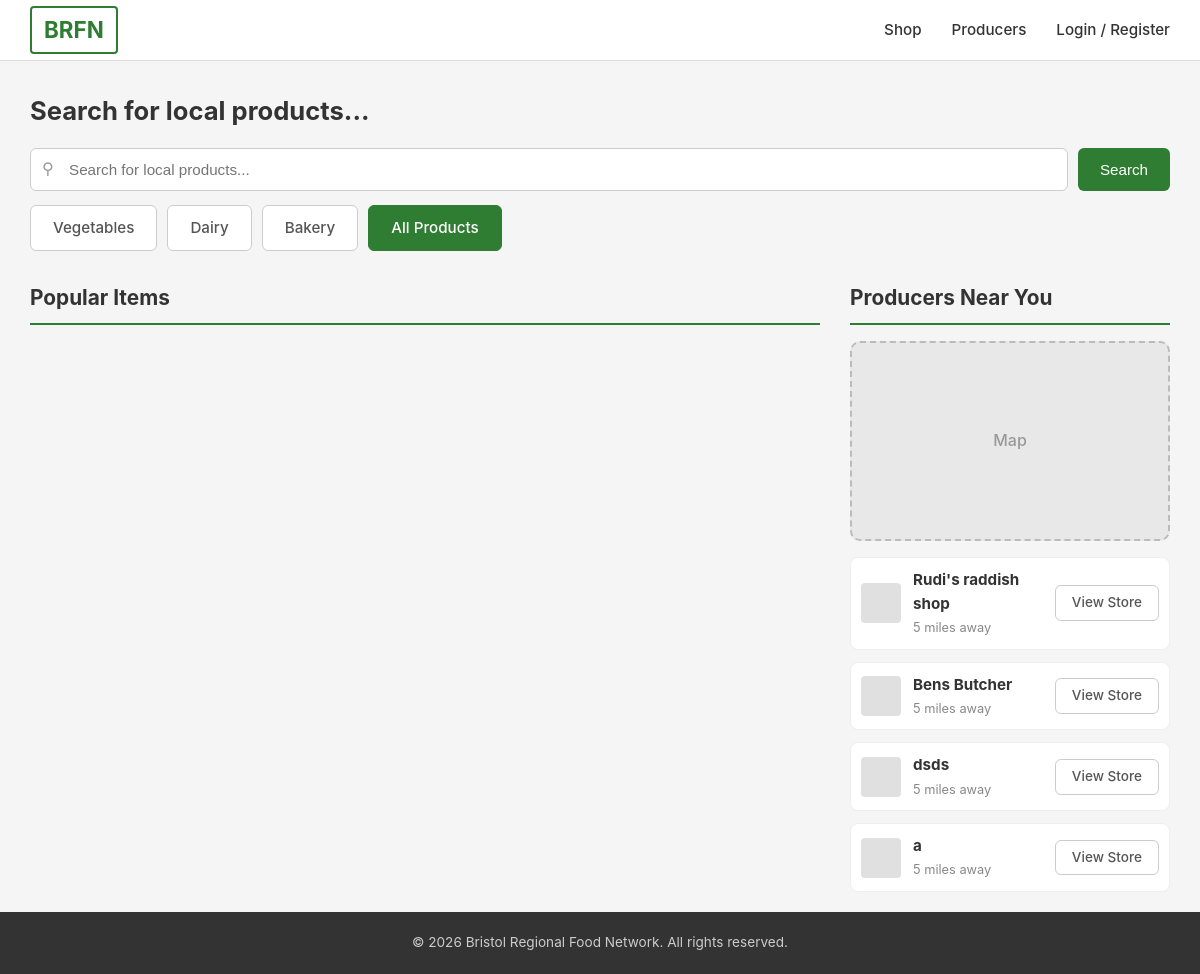
Before: / with the older database file.
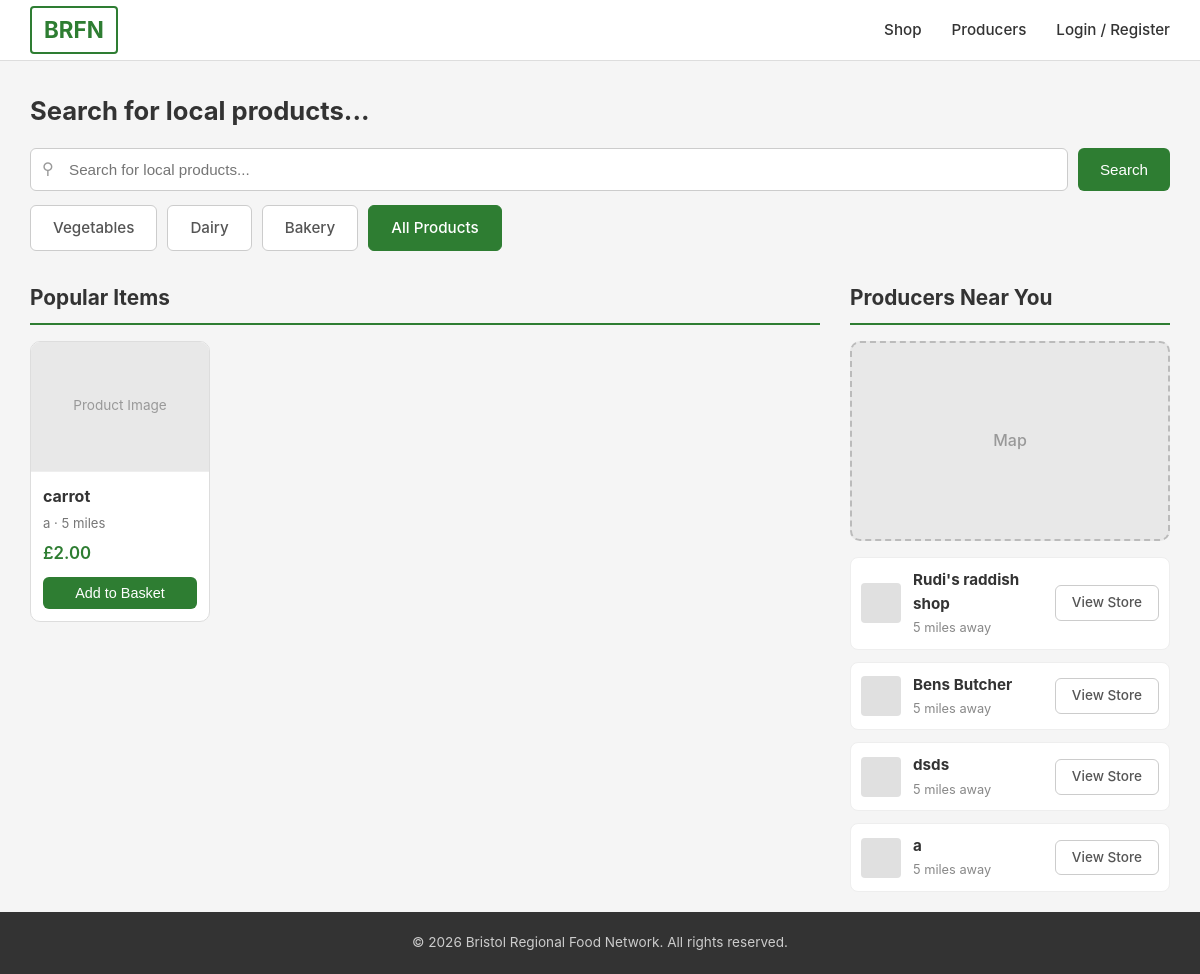
After: the same page with the newer database file.
### products/models.py (models this page shows, shortened)
class Products(models.Model):
    CATEGORY_CHOICES = [
        ('vegetables', 'Vegetables'),
        ('fruits', 'Fruits'),
        ('dairy', 'Dairy'),
        ('meat', 'Meat'),
        ('bakery', 'Bakery'),
        ('drinks', 'Drinks'),
        ('other', 'Other'),
    ]
    producer = models.ForeignKey(Producers, on_delete=models.CASCADE, related_name='products')
    name = models.CharField(max_length=200)
    category = models.CharField(max_length=50, choices=CATEGORY_CHOICES, default='other')
    description = models.TextField(blank=True, default='')
    price = models.DecimalField(max_digits=8, decimal_places=2)
    unit = models.CharField(max_length=50, default=0, help_text='e.g. per kg, per bunch, each')
    stock_quantity = models.PositiveIntegerField(default=0)
    is_available = models.BooleanField(default=True)
    is_organic = models.BooleanField(default=False)
    allergens = models.CharField(max_length=255, blank=True, default='')
    image = models.ImageField(upload_to='product_images/', blank=True, null=True)
    available_from = models.DateField(blank=True, null=True)
    available_to = models.DateField(blank=True, null=True)
    created_at = models.DateTimeField(auto_now_add=True)
    updated_at = models.DateTimeField(auto_now=True)
    class Meta:
        verbose_name_plural = 'Products'
        ordering = ['-created_at']

### home/views.py (the view)
# urls.py: path('', include('home.urls')),
def home(request):
    category = request.GET.get('category', '')
    if category:
        products = Products.objects.filter(category=category, is_available=True)
    else:
        products = Products.objects.filter(is_available=True).order_by('-created_at')[:6]
    popular_items = [
        {
            'id': product.id,
            'name': product.name,
            'farm': product.producer.business_name if product.producer else 'Unknown',
            'distance': 5,  # Placeholder - would need location data to calculate
            'price': str(product.price),
            'category': product.category,
        }
        for product in products
    ]
    nearby_producers = [
        {
            'id': producer.id,
            'name': producer.business_name,
            'distance': 5,  # Placeholder - would need location data to calculate
        }
        for producer in Producers.objects.all()[:5]
    ]
    return render(request, 'home/home.html', {
        'popular_items': popular_items,
        'nearby_producers': nearby_producers,
        'selected_category': category,
    })

### accounts/context_processors.py (called while the page is built, shortened)
def user_context(request):
    context = {
        'user_name': None,
        'user_type': None,
    }
    return context

### home/templates/home/home.html (shortened to what this page needs)
{% extends "home/base.html" %}
{% block content %}
<section class="search-section">
    <div class="search-area">
        <h1>Search for local products...</h1>
        <form class="search-form" method="get" action="#">
            <div class="search-input-wrapper">
                <span class="search-icon">&#9906;</span>
                <input type="text" name="q" placeholder="Search for local products..." />
            </div>
            <button type="submit" class="btn btn-primary">Search</button>
        </form>
        <div class="category-filters">
            <a href="?category=vegetables" class="btn btn-outline {% if selected_category == 'vegetables' %}active{% endif %}">Vegetables</a>
            <a href="?category=dairy" class="btn btn-outline {% if selected_category == 'dairy' %}active{% endif %}">Dairy</a>
            <a href="?category=bakery" class="btn btn-outline {% if selected_category == 'bakery' %}active{% endif %}">Bakery</a>
            <a href="?" class="btn btn-outline {% if not selected_category %}active{% endif %}">All Products</a>
        </div>
    </div>
</section>
<section class="content-section">
    <div class="content-row">
        <div class="popular-items">
            <h2>{% if selected_category %}{{ selected_category|title }} Products{% else %}Popular Items{% endif %}</h2>
            <div class="product-grid">
                {% for item in popular_items %}
                <div class="product-card">
                    <div class="product-image-placeholder">
                        <span>Product Image</span>
                    </div>
                    <div class="product-info">
                        <h3>{{ item.name }}</h3>
                        <p class="product-farm">{{ item.farm }} &middot; {{ item.distance }} miles</p>
                        <p class="product-price">&pound;{{ item.price }}</p>
                        <button class="btn btn-add">Add to Basket</button>
                    </div>
                </div>
                {% endfor %}
            </div>
        </div>
        <div class="producers-nearby">
            <h2>Producers Near You</h2>
            <div class="map-placeholder">
                <p class="map-text">Map</p>
            </div>
            <div class="producer-list">
                {% for producer in nearby_producers %}
                <div class="producer-item">
                    <div class="producer-avatar"></div>
                    <div class="producer-info">
                        <h3>{{ producer.name }}</h3>
                        <p>{{ producer.distance }} miles away</p>
                    </div>
                    <a href="#" class="btn btn-outline-sm">View Store</a>
                </div>
                {% endfor %}
            </div>
        </div>
    </div>
</section>
{% endblock %}

Changed rows visible on the page:
added Products: name "carrot"
Other visible differences:
new list line: "Product Image a · 5 miles £ 2.00 Add to Basket"
